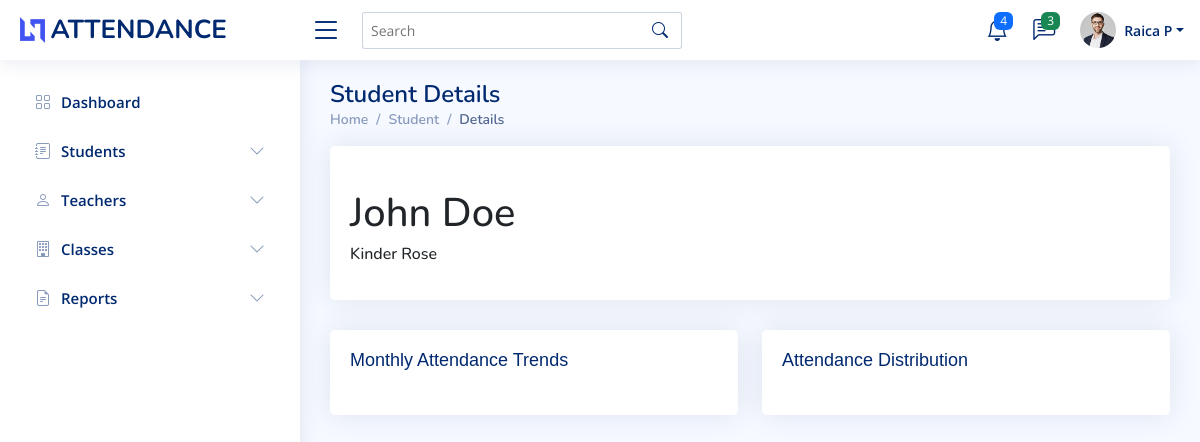
Screenshot of /student-details.php?name=John Doe with the database file from the repository.
### tables this page shows
CREATE TABLE `student` (
  `studentID` int(11) NOT NULL,
  `name` varchar(100) NOT NULL,
  `gender` varchar(250) NOT NULL,
  `profile_pic` varchar(100) NOT NULL,
  `teacher_Id` int(11) DEFAULT NULL,
  `gmail` varchar(100) NOT NULL,
  `class_id` int(100) NOT NULL,
  `parent_contact` int(100) NOT NULL,
  `school_year` varchar(100) NOT NULL
);

CREATE TABLE `classes` (
  `class_id` int(100) NOT NULL,
  `grade_level` varchar(100) NOT NULL,
  `section` varchar(100) NOT NULL,
  `assigned_teacher_id` int(11) DEFAULT NULL
);

### student-details.php (the view, shortened to what this page needs)
<?php
include 'database/db_connect.php';
$studentName = $_GET['name'];
$query = "SELECT studentID, name, grade_level, section FROM student
          JOIN classes ON student.class_id = classes.class_id
          WHERE name = ?";
$stmt = $conn->prepare($query);
$stmt->bind_param("s", $studentName);
$stmt->execute();
$result = $stmt->get_result();
if ($row = $result->fetch_assoc()) {
  $studentName = $row['name'];
  $gradeLevel = $row['grade_level'];
  $section = $row['section'];
} else {
  echo "Student not found";
  exit();
}
?>
<!DOCTYPE html>
<html lang="en">
<head>
  <link href="assets/vendor/bootstrap/css/bootstrap.min.css" rel="stylesheet">
  <link href="assets/vendor/bootstrap-icons/bootstrap-icons.css" rel="stylesheet">
  <link href="assets/vendor/boxicons/css/boxicons.min.css" rel="stylesheet">
  <link href="assets/vendor/quill/quill.snow.css" rel="stylesheet">
  <link href="assets/vendor/quill/quill.bubble.css" rel="stylesheet">
  <link href="assets/vendor/remixicon/remixicon.css" rel="stylesheet">
  <link href="assets/vendor/simple-datatables/style.css" rel="stylesheet">
  <link href="assets/css/style.css" rel="stylesheet">
</head>
<body>
  <?php include 'header.php'; ?>
  <?php include 'sidebar.php'; ?>
  <main id="main" class="main">
    <div class="pagetitle">
      <h1>Student Details</h1>
      <nav>
        <ol class="breadcrumb">
          <li class="breadcrumb-item"><a href="index.html">Home</a></li>
          <li class="breadcrumb-item">Student</li>
          <li class="breadcrumb-item active">Details</li>
        </ol>
      </nav>
    </div>
    <section class="section">
      <div class="student-info-container">
        <div class="card">
          <div class="card-body">
            <h5 class="card-title"></h5>
            <div class="mb-3">
              <h1> <?= htmlspecialchars($studentName) ?><br> </h1>
              <h6> <?= htmlspecialchars($gradeLevel) ?> <?= htmlspecialchars($section) ?><br> </h6>
            </div>
          </div>
        </div>
      </div>
      <div class="row">
        <div class="col-lg-6 equal-height">
          <div class="card">
            <div class="card-body">
              <h5 class="card-title">Monthly Attendance Trends</h5>
            </div>
          </div>
        </div>
        <div class="col-lg-6  equal-height">
          <div class="card">
            <div class="card-body">
              <h5 class="card-title">Attendance Distribution</h5>
            </div>
          </div>
        </div>
      </div>
    </section>
  </main>
</body>
</html>

### assets/css/style.css (style rules this page uses)
:root { scroll-behavior: smooth; }
body { font-family: "Open Sans", sans-serif; background: #f6f9ff; color: #444444; }
a { color: #4154f1; text-decoration: none; }
h1, h2, h3, h4, h5, h6 { font-family: "Nunito", sans-serif; }
#main { margin-top: 60px; padding: 20px 30px; transition: all 0.3s; }
.pagetitle { margin-bottom: 10px; }
.pagetitle h1 { font-size: 24px; margin-bottom: 0; font-weight: 600; color: #012970; }
.card { margin-bottom: 30px; border: none; border-radius: 5px; box-shadow: 0px 0 30px rgba(1, 41, 112, 0.1); flex: 1; }
.card-title { padding: 20px 0 15px 0; font-size: 18px; font-weight: 500; color: #012970; font-family: "Poppins", sans-serif; }
.card-body { padding: 0 20px 20px 20px; }
.breadcrumb { font-size: 14px; font-family: "Nunito", sans-serif; color: #899bbd; font-weight: 600; }
.breadcrumb a { color: #899bbd; transition: 0.3s; }
.breadcrumb .breadcrumb-item::before { color: #899bbd; }
.breadcrumb .active { color: #51678f; font-weight: 600; }
@media (min-width: 1200px) { #main, #footer { margin-left: 300px; } }

### student-details.php (style rules this page uses)
.student-info-container { margin-bottom: 20px; }
.equal-height { display: flex; flex-direction: column; }

### rows the page displays
student: name "John Doe", class.grade_level "Kinder", class.section "Rose"
